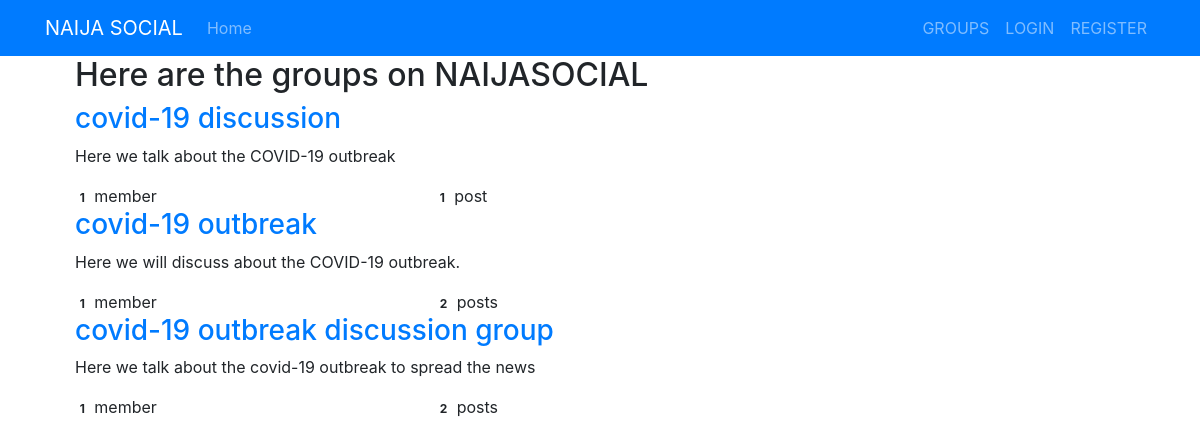
The app's page /groups/ with its own data.
### groups/models.py (models this page shows, shortened)
class Group(models.Model):
    name = models.CharField(max_length=50, unique=True)
    slug = models.SlugField(allow_unicode=True, unique=True)
    description = models.TextField(blank=True)
    description_html = models.TextField(editable=False, blank=True)
    members = models.ManyToManyField(User, through='GroupMember')

### groups/views.py (the view)
# urls.py: path('', views.ListGroups.as_view(), name='groupslist'),
class ListGroups(ListView):
    model = Group

### groups/templates/groups/group_list.html (shortened to what this page needs)
{% extends 'groups/group_base.html' %}
{% load static %}
{% block pregroup %}
    <div class="col-md-8">
        <div>
        <h2>Here are the groups on NAIJASOCIAL</h2>
        </div>
    </div>
{% endblock %}
{% block group_content %}
    <div class="col-md-8">
    {% if object_list %}
        {% for group in object_list %}
            <a href="{% url 'groups:single' slug=group.slug %}"><h3>{{group.name}}</h3></a>
            <div>
                {{group.description_html|safe}}
                <div class="row">
                    <div class="col-md-6">
                        <span class="badge">{{group.members.count}}</span> member{{group.members.count|pluralize}}
                    </div>
                    <div class="col-md-6">
                        <span class="badge">{{group.posts.count}}</span> post{{group.posts.count|pluralize}}
                    </div>
                </div>
            </div>
        {% endfor %}
    {% else %}
        <h2>No group created yet. </h2>
    {% endif %}
    </div>
{% endblock group_content %}

### records on screen
Group: name "covid-19 discussion", description_html "Here we talk about the COVID-19 outbreak", members.count "1", posts.count "1"
Group: name "covid-19 outbreak", description_html "Here we will discuss about the COVID-19 outbreak.", members.count "1", posts.count "2"
Group: name "covid-19 outbreak discussion group", description_html "Here we talk about the covid-19 outbreak to spread the news", members.count "1", posts.count "2"
